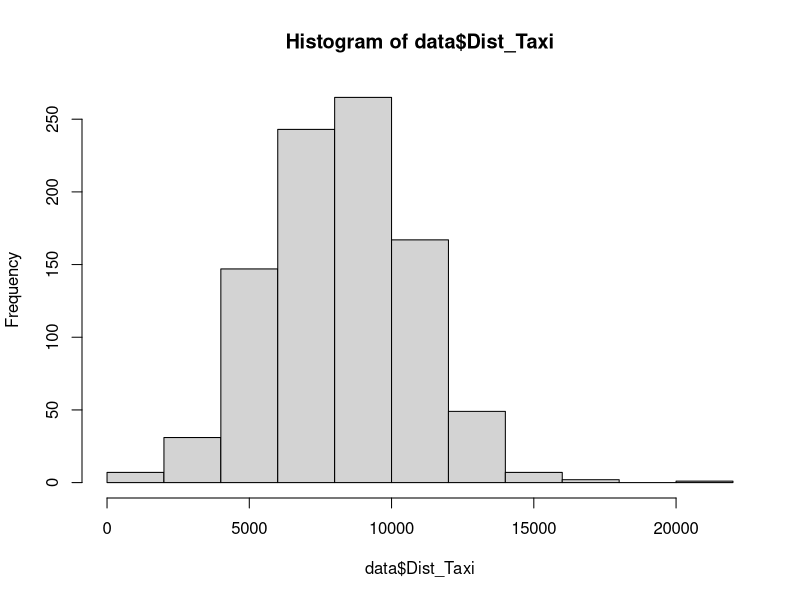
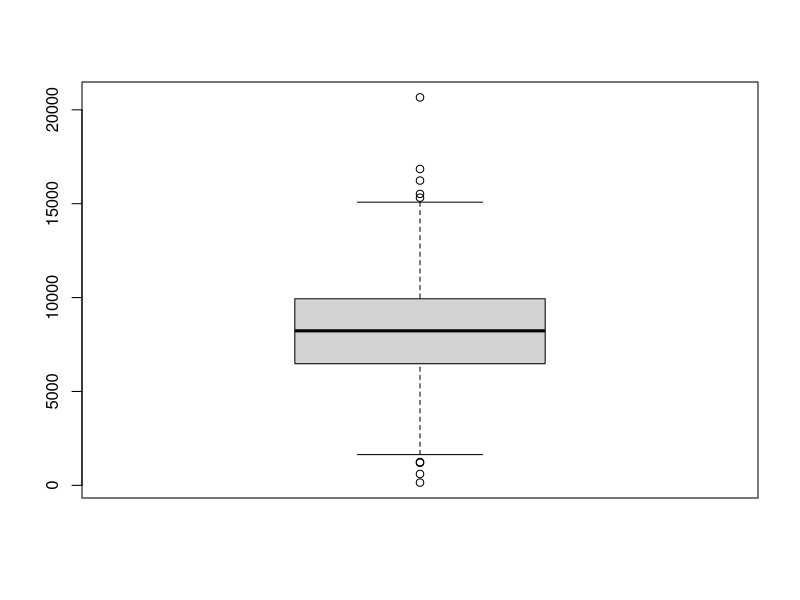

R code for these plots, in order: (Note: this script raises an error after producing the figures.)
#working directory
getwd()

#reading data 
data<-read.csv("House.csv",1)

#viewing data 
View(data)
class(data)

#check the number of rows and columns
dim(data)

#summary statistics for all the columns of the data frame
summary(data)
library(plyr)

#Histog?am
hist(data$Dist_Taxi)

#boxplot
boxplot(data$Dist_Taxi)

#Correcting the errors
data$carpet_area<-data$Carpet

data$Dist_Taxi<-as.numeric(data$Dist_Taxi)
class(data$Dist_Taxi)


#Making all uppercase
data$Parking<-toupper(data$Parking)

#Making all Lower?ase
data$Parking<-tolower(data$Parking)
library(stringr)

#Trimming all whitespaces
data$Dist_Taxi<-str_trim(data$Dist_Taxi)

library(stringr)

#Replacing "Not Provided" with "Not Available"
data$Parking<-str_replace(data$Parking,"Not Provided","not availa?le")


#Replacing the outliers of a particular column with median
vec1<-boxplot.stats(data$Dist_Taxi)$out;
data$Dist_Taxi[data$Dist_Taxi %in% vec1]<-median(data$Dist_Taxi)
#Checking for missing values in the entire dataframe

any(is.na(data))

#Checking fo? the total number of missing values in the entire dataframe

sum(is.na(data))

#Checking for the total number of missing values in a particular column

sum(is.na(data$Dist_Taxi))

#Eliminating missing values completely from the entire dataframe

na.omit(da?a)

#Eliminating missing values completely from a particular column

na.omit(data$Dist_Taxi)

#Replacing the NA's in the entire dataframe with '0's

data[is.na(data)]<- 0

#Replacing the NA's in a particular column with '0's

data$Dist_Taxi[is.na(data$Dist?Taxi)]<-0
